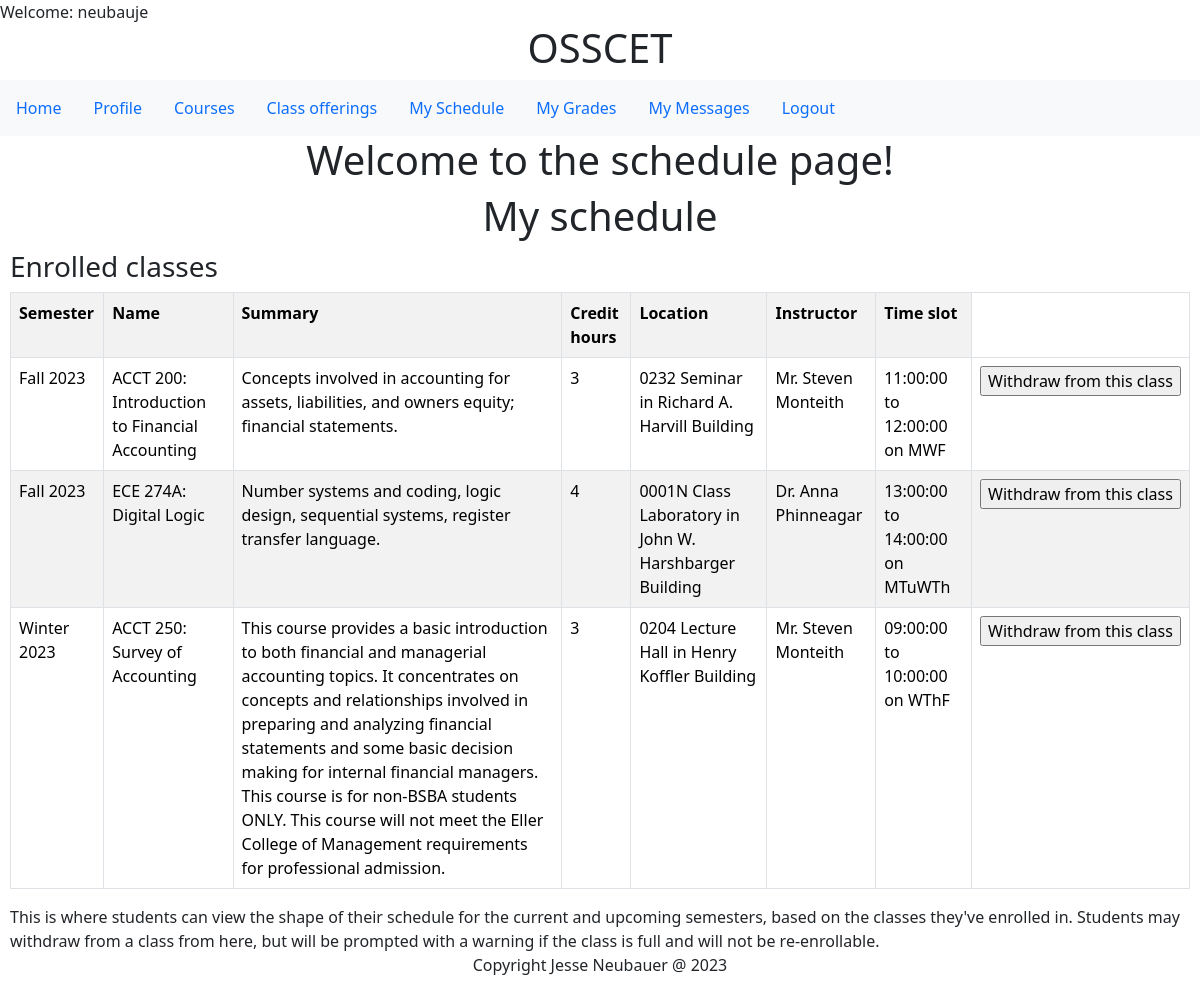
The page /schedule.php (signed in) on the database its author committed.
### tables this page shows
CREATE TABLE `enrollment` (
  `class_id` bigint(20) NOT NULL,
  `user_id` bigint(20) NOT NULL,
  `enrollment_date` timestamp NOT NULL DEFAULT current_timestamp() ON UPDATE current_timestamp(),
  `enrollment_status` char(1) DEFAULT NULL,
  `grade` double DEFAULT NULL
);

CREATE TABLE `semesters` (
  `semester_name` varchar(50) NOT NULL,
  `start_date` date NOT NULL,
  `end_date` date NOT NULL
);

CREATE TABLE `courses` (
  `course_id` varchar(10) NOT NULL,
  `course_name` varchar(100) NOT NULL,
  `summary` varchar(1000) DEFAULT NULL,
  `credits` int(11) NOT NULL,
  `track_id` int(11) NOT NULL,
  `prerequesites` tinyint(1) DEFAULT NULL,
  `default_max_capacity` int(11) DEFAULT NULL
);

CREATE TABLE `rooms` (
  `room_id` varchar(10) NOT NULL,
  `room_name` varchar(45) NOT NULL,
  `building_name` varchar(200) DEFAULT NULL,
  `capacity` int(11) NOT NULL,
  `ada_accessible` tinyint(1) DEFAULT NULL,
  `building_address` varchar(200) DEFAULT NULL
);

CREATE TABLE `teachers` (
  `user_id` int(11) NOT NULL,
  `teacher_id` varchar(20) NOT NULL,
  `password` varchar(45) NOT NULL,
  `role_id` int(11) DEFAULT NULL,
  `email` varchar(45) DEFAULT 'teacher@uagc.edu',
  `phone` varchar(45) DEFAULT '(111)222-3333',
  `prefix` varchar(5) DEFAULT 'Mx.',
  `first_name` varchar(45) NOT NULL,
  `last_name` varchar(45) NOT NULL,
  `ssn` varchar(20) DEFAULT '111-22-3333',
  `hire_date` date NOT NULL DEFAULT current_timestamp(),
  `mailing_address` varchar(500) DEFAULT '1401 University of AZ, Tucson, AZ, 85719',
  `salary` double DEFAULT NULL,
  `bio_summary` varchar(1000) DEFAULT 'This is a placeholder for where your biography/summary should go. It will be shown to students, describing you. Please put it in 3rd person and make sure to include your pronouns.'
);

CREATE TABLE `offerings` (
  `class_id` bigint(20) NOT NULL,
  `course_id` varchar(10) NOT NULL,
  `teacher_user_id` bigint(20) NOT NULL,
  `room_id` varchar(10) NOT NULL,
  `occupancy` int(11) DEFAULT NULL,
  `vacancies` int(11) DEFAULT NULL,
  `semester_name` varchar(50) NOT NULL,
  `start_time` time DEFAULT NULL,
  `end_time` time DEFAULT NULL,
  `monday` tinyint(1) DEFAULT NULL,
  `tuesday` tinyint(1) DEFAULT NULL,
  `wednesday` tinyint(1) DEFAULT NULL,
  `thursday` tinyint(1) DEFAULT NULL,
  `friday` tinyint(1) DEFAULT NULL,
  `saturday` tinyint(1) DEFAULT NULL,
  `sunday` tinyint(1) DEFAULT NULL
);

### schedule_student.php (the view, shortened to what this page needs)
<!DOCTYPE html>
<html lang="en">
<head>
</head>
<body>
<div class="container text-center">
<h1>My schedule</h1>
</div>
</head>
<body>
    <div class="bs-example">
            <div class="row">
                <div class="col-md-12">
                    <div class="page-header clearfix">
                        <h3 class="pull-left">Enrolled classes</h3>
                    </div>
                    <?php
                    include_once 'db.php';
         $user_id = $_SESSION['user_id'];
         $result = mysqli_query($conn,"SELECT * FROM enrollment
                    INNER JOIN offerings on enrollment.class_id=offerings.class_id
                    INNER JOIN teachers ON offerings.teacher_user_id=teachers.user_id
                    INNER JOIN courses ON offerings.course_id=courses.course_id
                    INNER JOIN rooms ON offerings.room_id=rooms.room_id
                    INNER JOIN semesters ON offerings.semester_name=semesters.semester_name
                    WHERE enrollment.user_id = '$user_id' and enrollment_status = 'a'
                    ORDER BY `start_date`, `start_time`");
                    if ($result->num_rows > 0) {
                        ?>
                          <table class='table table-bordered table-striped'>
                           <th>Semester</th>
                           <th>Name</th>
                            <th>Summary</th>
                            <th>Credit hours</th>
                            <th>Location</th>
                            <th>Instructor</th>
                            <th>Time slot</th>
                        <?php
                        while($row = mysqli_fetch_array($result)) {
                            $teacher_name = $row['prefix'] . ' ' . $row['first_name'] . ' ' . $row['last_name'];
                            $location = $row['room_name'] . ' in ' . $row['building_name'];
                            $class_days = "";
                            if($row['monday'] == 1){$class_days = $class_days . 'M';}
                            if($row['tuesday'] == 1){$class_days = $class_days . 'Tu';}
                            if($row['wednesday'] == 1){$class_days = $class_days . 'W';}
                            if($row['thursday'] == 1){$class_days = $class_days . 'Th';}
                            if($row['friday'] == 1){$class_days = $class_days . 'F';}
                            $time_slot = $row['start_time'] . ' to ' . $row['end_time'] . ' on ' . $class_days;
                        ?>
                        <tr>
                            <td><?php echo $row["semester_name"]; ?></td>
                            <td><?php echo $row["course_id"]; echo ': '; echo $row["course_name"]; ?></td>
                            <td><?php echo $row["summary"]; ?></td>
                            <td><?php echo $row["credits"]; ?></td>
                            <td><?php echo $location; ?></td>
                            <td><?php echo $teacher_name; ?></td>
                            <td><?php echo $time_slot; ?></td>
                            <?php $displayed_class_id = $row["class_id"];
                            if($search_enrollments = $conn->prepare('SELECT * from enrollment where `class_id`=? and `user_id`=?')){
                                $search_enrollments->execute([$displayed_class_id, $user_id]);
                                $search_enrollments_result = $search_enrollments->get_result();
                            if($search_enrollments_result->num_rows <1){ ?>
                                <td><form method="POST" action="classes.php"><input type="hidden" name="class_id" value="<?php echo $row['class_id'] ?>"><input type="submit" name="enroll" value="Enroll in this class"></form></td> <?php }
                            else { ?>
                            <td><form method="POST" action="classes.php"><input type="hidden" name="class_id" value="<?php echo $row['class_id'] ?>"><input type="submit" name="withdraw" value="Withdraw from this class"></form></td>
                           <?php }} ?>
                        </tr>
                        <?php
                        }
                        ?>
                        </table>
                         <?php
                        }
                        else{
                            echo "No result found";
                        }?>
                </div>
            </div>
    <div>
    This is where students can view the shape of their schedule for the current and upcoming semesters, based on the classes they've enrolled in.
    Students may withdraw from a class from here, but will be prompted with a warning if the class is full and will not be re-enrollable.
</div>
</body>
</html>

### schedule.php (shortened to what this page needs)
<!DOCTYPE html>
<html lang="en">
<head>
<link rel="stylesheet" href="https://maxcdn.bootstrapcdn.com/bootstrap/5.3.1/css/bootstrap.min.css">
<link rel="stylesheet" href="https://maxcdn.bootstrapcdn.com/bootstrap/5.3.1/css/bootstrap-theme.min.css">
</head>
<body>
<?php include 'master.php';?>
<div class="container text-center">
<h1>Welcome to the schedule page!</h1>
</div>
<?php
if($_SESSION['role_id'] == 1){
    require_once 'schedule_student.php';
}
?>
<?php include 'footer.php';?>
</body>
</html>

### master.php (shortened to what this page needs)
<?php
if( isset($_SESSION['username']))
echo "Welcome: " . $_SESSION['username'];
?>
<!DOCTYPE html>
<html lang="en">
<head>
<link rel="stylesheet" href="https://stackpath.bootstrapcdn.com/bootstrap/4.3.1/css/bootstrap.min.css">
</head>
<body>
<div class="container text-center">
<h1>OSSCET</h1>
</div>
<nav class="navbar navbar-expand-lg navbar-light bg-light">
<ul class="nav">
<li class="nav-item"><a class="nav-link active" href=index.php>Home</a></li>
<?php
if( isset($_SESSION['username']))
{
echo '<li class="nav-item"><a class="nav-link active" href="profile.php"><span class="glyphicon glyphicon-briefcase"></span> Profile</a></li>';
echo '<li class="nav-item"><a class="nav-link active" href="courses.php"><span class="glyphicon glyphicon-briefcase"></span> Courses</a></li>';
echo '<li class="nav-item"><a class="nav-link active" href="classes.php"><span class="glyphicon glyphicon-off"></span> Class offerings</a></li>';
echo '<li class="nav-item"><a class="nav-link active" href="schedule.php"><span class="glyphicon glyphicon-off"></span> My Schedule</a></li>';
echo '<li class="nav-item"><a class="nav-link active" href="grades.php"><span class="glyphicon glyphicon-off"></span> My Grades</a></li>';
echo '<li class="nav-item"><a class="nav-link active" href="messages.php"><span class="glyphicon glyphicon-off"></span> My Messages</a></li>';
echo '<li class="nav-item"><a class="nav-link active" href="logout.php"><span class="glyphicon glyphicon-off"></span> Logout</a></li>';
}
else
{
echo '<li class="nav-item"><a class="nav-link active" href="login.php"><span class="glyphicon glyphicon-user"></span> Login</a></li>';
echo '<li class="nav-item"><a class="nav-link active" href="registration.php"><span class="glyphicon glyphicon-pencil"></span> Registration</a></li>';
}
?>
</ul>
</nav>
</body>
</html>

### footer.php (shortened to what this page needs)
<!DOCTYPE html>
<html lang="en">
<head>
<link rel="stylesheet" href="https://maxcdn.bootstrapcdn.com/bootstrap/5.3.1/css/bootstrap.min.css">
<link rel="stylesheet" href="https://maxcdn.bootstrapcdn.com/bootstrap/5.3.1/css/bootstrap-theme.min.css">
</head>
<body>
<div class="navbar-fixed-bottom row-fluid">
<div class="navbar-inner">
<div class="container text-center">
Copyright Jesse Neubauer @ 2023
</div>
</div>
</div>
</body>
</html>

### schedule_student.php (style rules this page uses)
.bs-example { margin: 10px; }

### rows shown on the page
enrollment: semesters.semester_name "Fall 2023", courses.course_id "ACCT 200", courses.course_name "Introduction to Financial Accounting", courses.summary "Concepts involved in accounting for assets, liabilities, and owners equity; financial statements.", courses.credits "3", rooms.room_name+building_name "0232 Seminar in Richard A. Harvill Building", teachers.prefix+first_name+last_name "Mr. Steven Monteith", class.end_time "11:00:00 to 12:00:00 on MWF"
enrollment: semesters.semester_name "Fall 2023", courses.course_id "ECE 274A", courses.course_name "Digital Logic", courses.summary "Number systems and coding, logic design, sequential systems, register transfer language.", courses.credits "4", rooms.room_name+building_name "0001N Class Laboratory in John W. Harshbarger Building", teachers.prefix+first_name+last_name "Dr. Anna Phinneagar", class.end_time "13:00:00 to 14:00:00 on MTuWTh"
enrollment: semesters.semester_name "Winter 2023", courses.course_id "ACCT 250", courses.course_name "Survey of Accounting", courses.summary "This course provides a basic introduction to both financial and managerial accounting topics. It concentrates on concepts and relationships involved in preparing and analyzing financial statements and some basic decision making for internal financial managers. This course is for non-BSBA students ONLY. This course will not meet the Eller College of Management requirements for professional admission.", courses.credits "3", rooms.room_name+building_name "0204 Lecture Hall in Henry Koffler Building", teachers.prefix+first_name+last_name "Mr. Steven Monteith", class.end_time "09:00:00 to 10:00:00 on WThF"

### other values the page prints
$_SESSION['username'] "neubauje"
